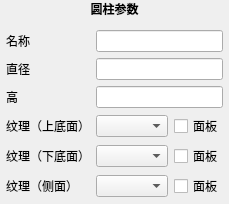
          <widget class="QWidget" name="cylinderPanel">
           <property name="sizePolicy">
            <sizepolicy hsizetype="MinimumExpanding" vsizetype="MinimumExpanding">
             <horstretch>0</horstretch>
             <verstretch>0</verstretch>
            </sizepolicy>
           </property>
           <layout class="QVBoxLayout" name="verticalLayout_3" stretch="0,1">
            <property name="leftMargin">
             <number>0</number>
            </property>
            <property name="topMargin">
             <number>0</number>
            </property>
            <property name="rightMargin">
             <number>0</number>
            </property>
            <property name="bottomMargin">
             <number>0</number>
            </property>
            <item>
             <widget class="QLabel" name="label_17">
              <property name="font">
               <font>
                <bold>true</bold>
               </font>
              </property>
              <property name="text">
               <string>圆柱参数</string>
              </property>
              <property name="alignment">
               <set>Qt::AlignmentFlag::AlignCenter</set>
              </property>
             </widget>
            </item>
            <item>
             <layout class="QFormLayout" name="formLayout_2">
              <property name="leftMargin">
               <number>6</number>
              </property>
              <property name="topMargin">
               <number>6</number>
              </property>
              <property name="rightMargin">
               <number>6</number>
              </property>
              <property name="bottomMargin">
               <number>6</number>
              </property>
              <item row="0" column="0">
               <widget class="QLabel" name="Label_16">
                <property name="text">
                 <string>名称</string>
                </property>
               </widget>
              </item>
              <item row="0" column="1">
               <widget class="QLineEdit" name="cylinderName"/>
              </item>
              <item row="1" column="0">
               <widget class="QLabel" name="Label_2">
                <property name="text">
                 <string>直径</string>
                </property>
               </widget>
              </item>
              <item row="1" column="1">
               <widget class="QLineEdit" name="cylinderD"/>
              </item>
              <item row="2" column="0">
               <widget class="QLabel" name="Label_3">
                <property name="text">
                 <string>高</string>
                </property>
               </widget>
              </item>
              <item row="2" column="1">
               <widget class="QLineEdit" name="cylinderH"/>
              </item>
              <item row="3" column="0">
               <widget class="QLabel" name="Label_4">
                <property name="text">
                 <string>纹理（上底面）</string>
                </property>
               </widget>
              </item>
              <item row="4" column="0">
               <widget class="QLabel" name="Label_5">
                <property name="text">
                 <string>纹理（下底面）</string>
                </property>
               </widget>
              </item>
              <item row="5" column="0">
               <widget class="QLabel" name="Label_6">
                <property name="text">
                 <string>纹理（侧面）</string>
                </property>
               </widget>
              </item>
              <item row="3" column="1">
               <layout class="QHBoxLayout" name="horizontalLayout_5">
                <item>
                 <widget class="QComboBox" name="cylinderTexTop">
                  <property name="sizePolicy">
                   <sizepolicy hsizetype="Expanding" vsizetype="Fixed">
                    <horstretch>0</horstretch>
                    <verstretch>0</verstretch>
                   </sizepolicy>
                  </property>
                 </widget>
                </item>
                <item>
                 <widget class="QCheckBox" name="cylinderTexTopEditable">
                  <property name="text">
                   <string>面板</string>
                  </property>
                 </widget>
                </item>
               </layout>
              </item>
              <item row="4" column="1">
               <layout class="QHBoxLayout" name="horizontalLayout_6">
                <item>
                 <widget class="QComboBox" name="cylinderTexBottom">
                  <property name="sizePolicy">
                   <sizepolicy hsizetype="Expanding" vsizetype="Fixed">
                    <horstretch>0</horstretch>
                    <verstretch>0</verstretch>
                   </sizepolicy>
                  </property>
                 </widget>
                </item>
                <item>
                 <widget class="QCheckBox" name="cylinderTexBottomEditable">
                  <property name="text">
                   <string>面板</string>
                  </property>
                 </widget>
                </item>
               </layout>
              </item>
              <item row="5" column="1">
               <layout class="QHBoxLayout" name="horizontalLayout_7">
                <item>
                 <widget class="QComboBox" name="cylinderTexSide">
                  <property name="sizePolicy">
                   <sizepolicy hsizetype="Expanding" vsizetype="Fixed">
                    <horstretch>0</horstretch>
                    <verstretch>0</verstretch>
                   </sizepolicy>
                  </property>
                 </widget>
                </item>
                <item>
                 <widget class="QCheckBox" name="cylinderTexSideEditable">
                  <property name="text">
                   <string>面板</string>
                  </property>
                 </widget>
                </item>
               </layout>
              </item>
             </layout>
            </item>
           </layout>
          </widget>
